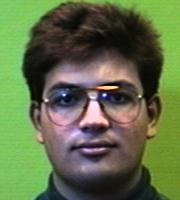
#> input picture img_new/1.jpg, 180 x 200 px; its folder holds 4 pictures in this run
$ python face_pca.py   (older library calls are emulated)
#> lines starting #> are read from the running program, lines starting #| are printed output that depends on the picture
__author__ = 'annapurnaannadatha'
# facial recognition using PCA with Yale face database

from sklearn.decomposition import RandomizedPCA
import numpy
import glob
import cv2
import math
import os
import string
from scipy.misc import *
from scipy import linalg
from skimage.color import rgb2gray
from PIL import Image


img_dims =(200,180)

#image folder path ( Image have been taken from Yale facial database)
path_dim = "img_new/"
path_out = "img_out/"

#function to convert image to right format of grayscale and flatten
def prepare_image(filename):
    #print(filename)
    img_color = cv2.imread(filename)
    img_gray = rgb2gray(img_color)
    return img_gray.flatten()

#PCA using svd
def PCA(x_array):
    mu = numpy.mean(x_array, 0)
    # save mean photo
    imsave(path_out + "mean.jpg",mu.reshape(img_dims))
    # mean adjust the data
    ma_data = x_array - mu
    #ma_data = x_array
    # run SVD
    # eigenvectors , eigenvalues , variance = np. linalg . svd (X.T, full_matrices = False )
    e_faces, sigma, v = linalg.svd(ma_data.transpose(), full_matrices=False)
    # save eigenfaces
    print(e_faces.shape[1])
    for i in range(e_faces.shape[1]):
        data = e_faces[:,i]
        imsave(path_out + str(i) + ".jpg",data.reshape(img_dims))
        #pdb.set_trace()
  	# compute weights for each image
    weights = numpy.dot(ma_data, e_faces)
    return e_faces, weights, mu

# reconstruct an image using the given number of principal components.
def reconstruct(img_idx, e_faces, weights, mu, npcs):
    # reconstruct by dotting weights with the eigenfaces and adding to mean
    #img = mu + numpy.dot(weights[img_idx, 0:npcs], e_faces[:, 0:npcs].T)
    img = mu + numpy.dot(weights[img_idx, 0:npcs], e_faces[:, 0:npcs].T)


    img_id = str(math.floor(npcs/ 10))+"_" + str(npcs % 10)
    save_image("reconstructed/"+str(img_idx), img_id ,img)

    # dot weights with the eigenfaces and add to mean
    #recon = mu + numpy.dot(weights[img_idx, 0:npcs], e_faces[:, 0:npcs].T)
    return img

#image save
def save_image(out_dir,img_id,data):
	if not os.path.exists(out_dir): os.makedirs(out_dir)
	imsave(out_dir + "/image_" + str(img_id) + ".jpg", data.reshape(img_dims))


# list to store file names of the folder
#faces
listing = os.listdir(path_dim)
'''
# reshape images
for file in listing:
    image = Image.open(path_in + file)
    image = image.resize((img_dims),Image.ANTIALIAS)
    image.save(path_dim + file,optimize=True,quality=95)
'''
#populate into each image into array
#X = numpy.array([prepare_image(path_dim + file) for file in listing])
#for faces
X = numpy.array([imread(path_dim + file,True).flatten() for file in listing])
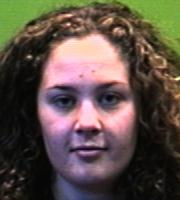
#> input picture img_new/2.jpg, 180 x 200 px
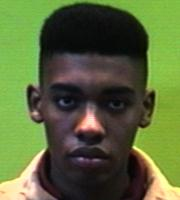
#> input picture img_new/3.jpg, 180 x 200 px
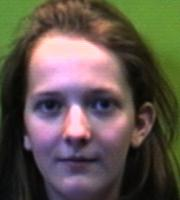
#> input picture img_new/4.jpg, 180 x 200 px
y = []
for file in listing:
    y.append(file)


# PCA gives eigen faces, weight vector, mu
e_faces, weights, mu = PCA(X)
#> in PCA, `imsave(path_out + "mean.jpg",mu.reshape(img_dims))`:
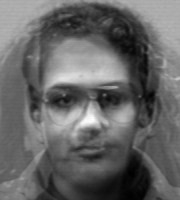
#> saved as mean.jpg: PIL image 180x200 L; min 0, max 255, mean 101.6
#> in PCA, `e_faces, sigma, v = linalg.svd(ma_data.transpose(), full_matrices=False)`: sigma = [16282.2, 7624.1, 6543.8, 0.00205]; v = [[-0.371, 0.526, -0.613, 0.458], [0.57, 0.418, -0.414, -0.574], [-0.537, 0.546, 0.45, -0.46], [-0.5, -0.5, -0.5, -0.5]]
#| 4
#> the loop in PCA, `for i in range(e_faces.shape[1]):` made 4 passes
#> pass 2, in PCA, `imsave(path_out + str(i) + ".jpg",data.reshape(img_dims))`:
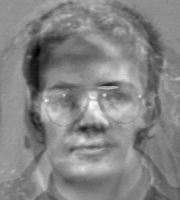
#> saved as 1.jpg: PIL image 180x200 L; min 0, max 255, mean 132.3
#> in PCA, `weights = numpy.dot(ma_data, e_faces)`: weights = [[-6042.6, 4342.4, -3511, -0.000944], [8571.1, 3188.9, 3571.9, 0.000727], [-9980.2, -3156.8, 2947.3, -0.000916], [7451.7, -4374.5, -3008.2, -0.000779]]

# reconstruct each face image using an increasing number of principal components
#reconstructed = []
for p in range(X.shape[0]):
    for i in range(X.shape[0]):
        img = reconstruct(p, e_faces, weights, mu, i)
#> this loop made 4 passes
#> pass 1, in save_image (call 4), `imsave(out_dir + "/image_" + str(img_id) + ".jpg", data.reshape(img_di..`:
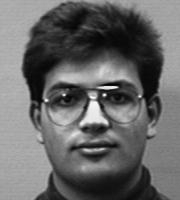
#> saved as image_0_3.jpg: PIL image 180x200 L; min 0, max 255, mean 103.2
#> pass 2, in save_image (call 6), `imsave(out_dir + "/image_" + str(img_id) + ".jpg", data.reshape(img_di..`:
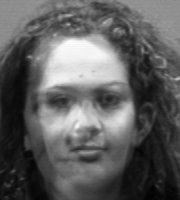
#> saved as image_0_1.jpg: PIL image 180x200 L; min 0, max 255, mean 94.1
        #reconstructed.append(reconstruct(p, e_faces, weights, mu, i))

print(weights.shape)
#| (4, 4)
print(mu.shape)
#| (36000,)
print(e_faces.shape)
#| (36000, 4)
# perform principal component analysis on the images
#> (the run stopped early here; a loop or call above may not have finished)
